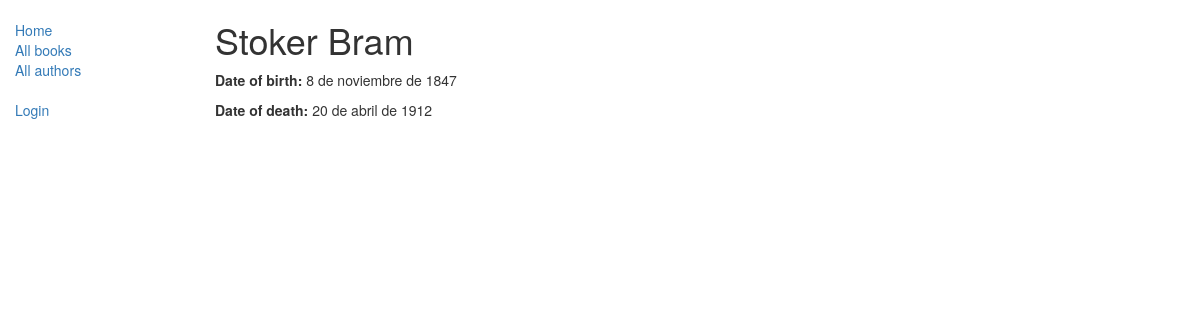
Page /catalog/author/1 on the earlier database version.
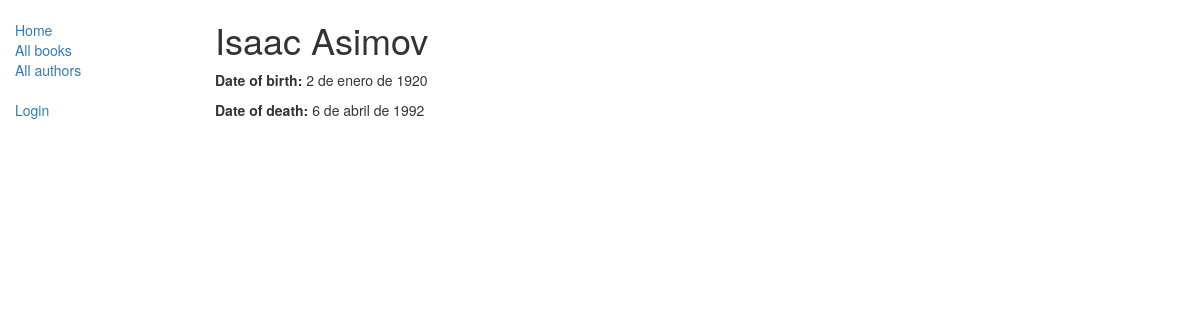
Same page on the later database version.
### catalog/models.py (models this page shows, shortened)
class Author(models.Model):
    first_name = models.CharField(max_length=100)
    last_name = models.CharField(max_length=100)
    date_of_birth = models.DateField(null=True, blank=True)
    date_of_death = models.DateField('died', null=True, blank=True)

### catalog/views.py (the view)
# urls.py: path('author/<int:pk>', views.AuthorDetailView.as_view(), name='author-detail'),
class AuthorDetailView(generic.DetailView):
    model = Author

### catalog/templates/catalog/author_detail.html
{% extends "base_generic.html" %}
{% block content %}
  <h1>{{ author.first_name }} {{ author.last_name }}</h1>
  <p><strong>Date of birth:</strong> {{ author.date_of_birth }}</p>
  <p><strong>Date of death:</strong> {{ author.date_of_death }}</p>
{% endblock %}

Differences in the rows shown:
changed Author: first_name "Stoker" → "Isaac"; last_name "Bram" → "Asimov"; date_of_birth "8 de noviembre de 1847" → "2 de enero de 1920"; date_of_death "20 de abril de 1912" → "6 de abril de 1992"
